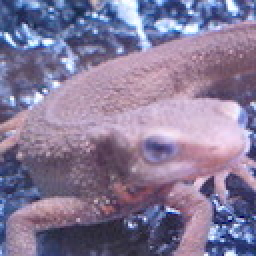
#> input picture assets/imori.jpg, 128 x 128 px (shown 2 times larger)
$ jupyter execute 'Alpha Blending.ipynb'
#> lines starting #> are read from the running program, lines starting #| are printed output that depends on the picture
[cell 1]
import cv2
import numpy as np
from matplotlib import pyplot as plt

[cell 2]
img1 = cv2.imread("../assets/imori.jpg")
#> img1 is the input picture: shape (128, 128, 3); mean B, G, R 152.8, 121.8, 134.1
img2 = cv2.imread("../assets/thorino.jpg")
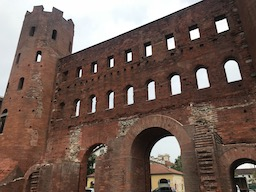
#> input picture assets/thorino.jpg, 256 x 192 px
#> img2 is the input picture: shape (192, 256, 3); mean B, G, R 85.6, 94.3, 114.5

[cell 3]
# Resize img
print(img1.shape, img2.shape)
#| (128, 128, 3) (192, 256, 3)
img2 = cv2.resize(img2,(128,128))
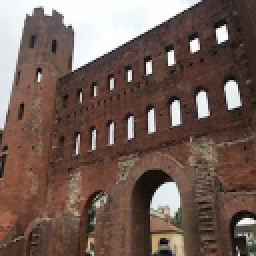
#> img2: shape (128, 128, 3) (shown 2 times larger); mean B, G, R 85.6, 94.3, 114.5

[cell 4]
# Alpha Blending
dst = cv2.addWeighted(img1, 0.6, img2, 0.4, 0).astype(np.uint8)
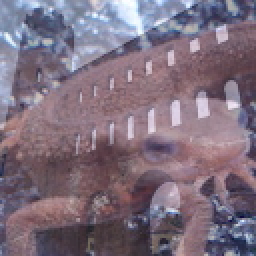
#> dst: shape (128, 128, 3) (shown 2 times larger); mean B, G, R 125.9, 110.8, 126.3

[cell 5]
plt.imshow(dst[:, :, ::-1])
